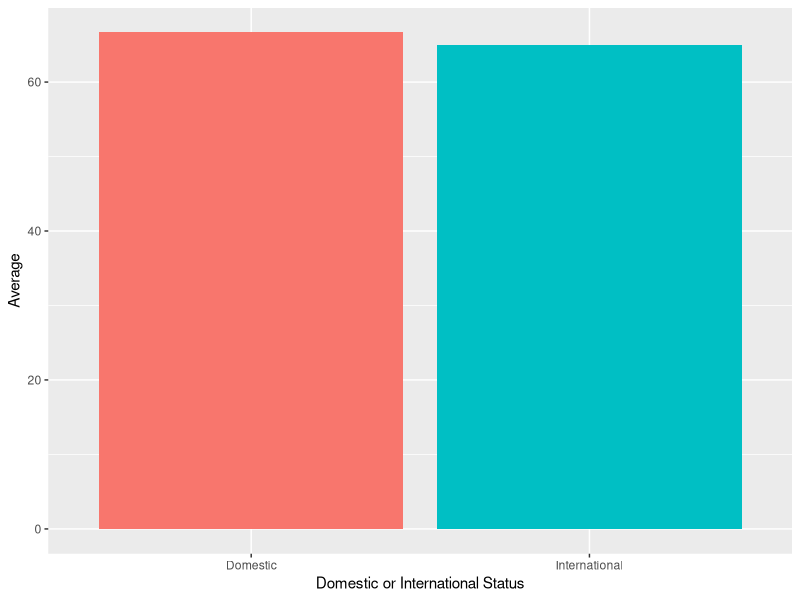
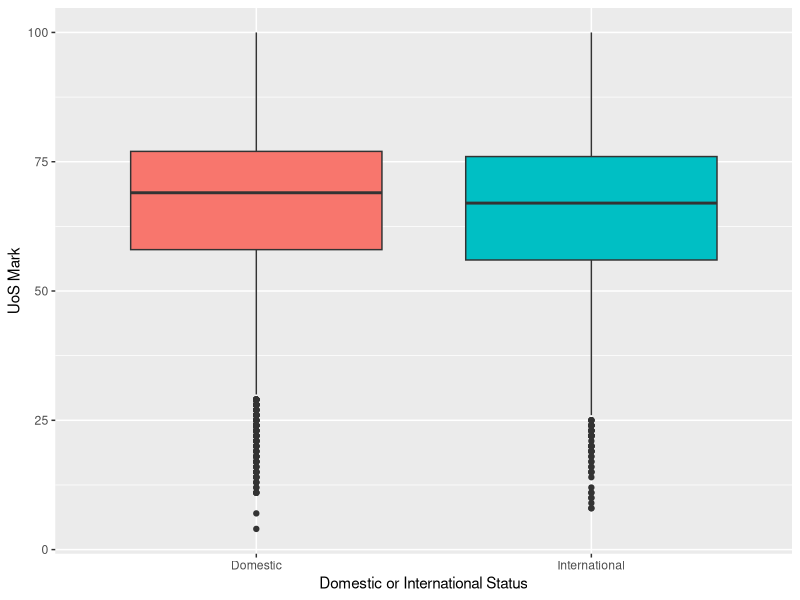
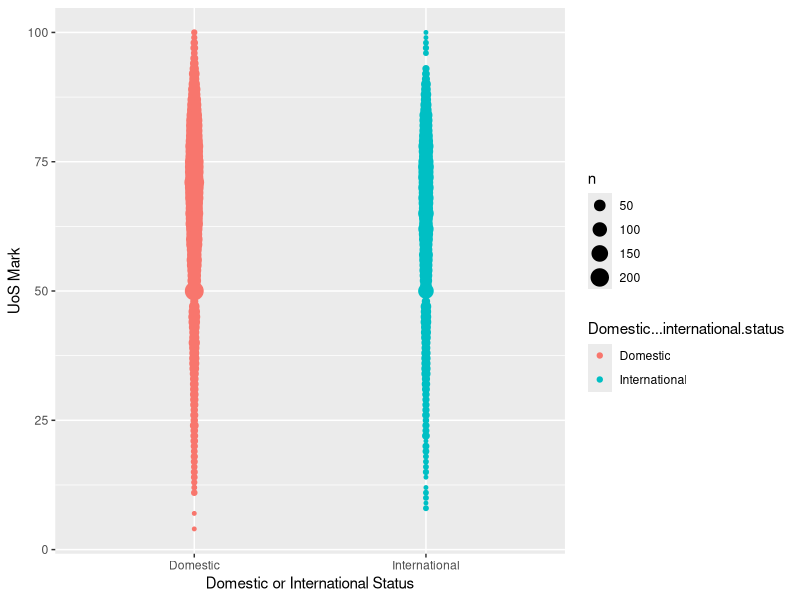
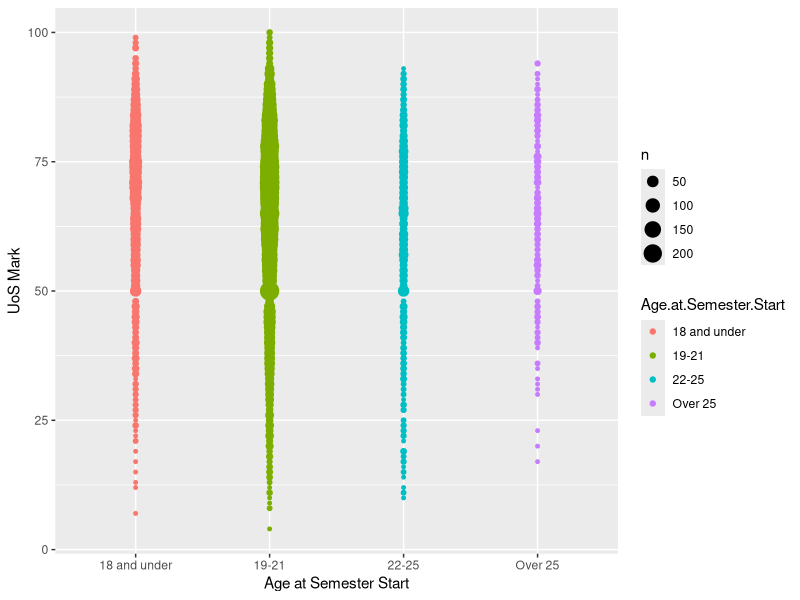
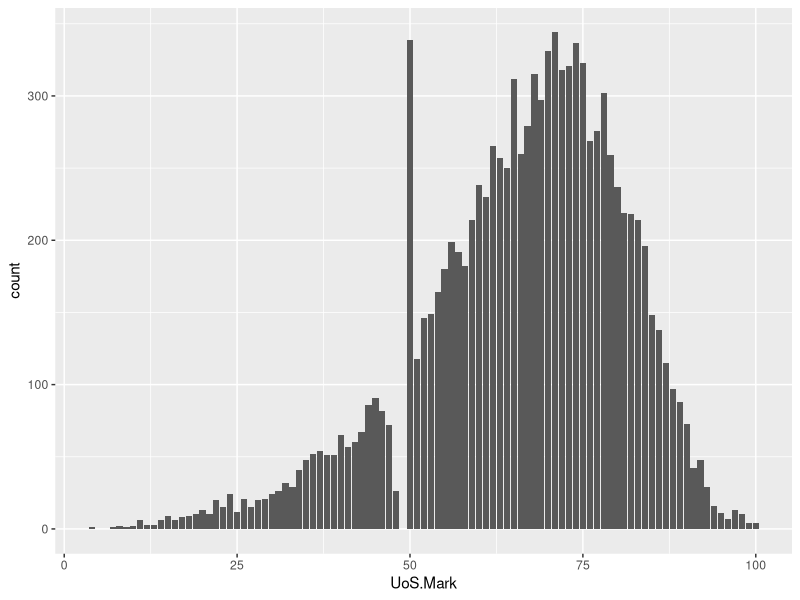
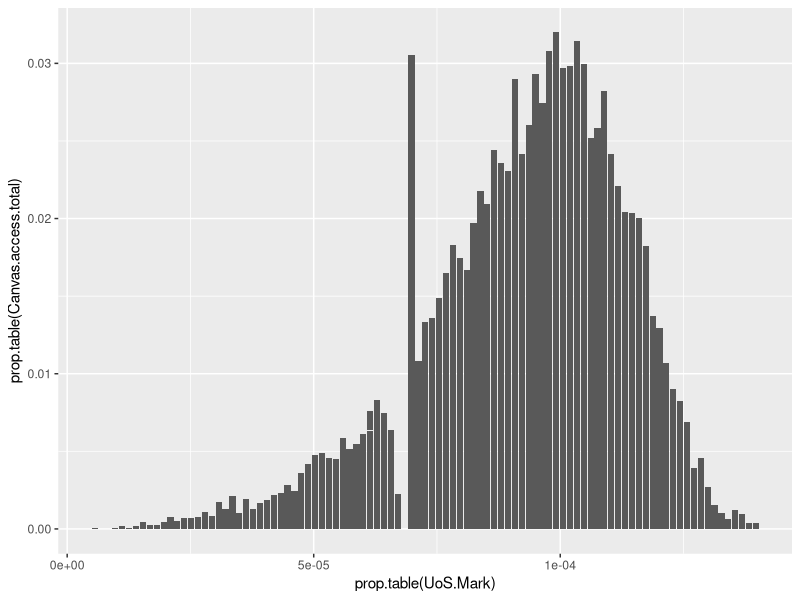
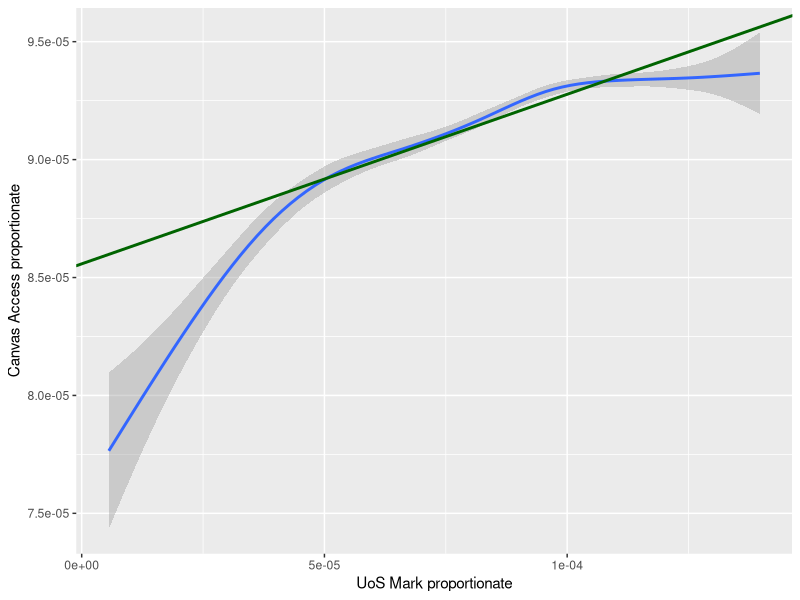

Write R code to recreate these figures, in order.
## ---- chunk 1
setwd("~/Desktop/MATH1115")
proj2 <- read.csv("DATA1001_2019_S2C_PROJECT3_DATA_v2.csv")

dim(proj2)
#There are 10,845 data entries (or students listed) and twenty-six variables.

str(proj2)
#To view the structure of our dataset.

head(proj2)
#To view the first few columns of large data sets.

colnames(proj2)
#To determine names of all the variables.
## ---- chunk 2
library(tidyverse)

#ggplot(data=proj2) + geom_bar(stat = 'count', aes(x = 'domestic...international.status'))

#ggplot(na.omit(proj2), aes(x = as.factor(Domestic...international.status), y = UoS.Mark)) + geom_col()

proj2 %>% group_by(Domestic...international.status) %>% summarise(Average = mean(UoS.Mark)) %>% ggplot(data = ., aes(x = Domestic...international.status, y = Average, fill = Domestic...international.status)) + xlab("Domestic or International Status") + geom_col(show.legend = F)

ggplot(data = proj2, aes(x = Domestic...international.status, y = UoS.Mark, fill=Domestic...international.status)) + xlab("Domestic or International Status") + ylab("UoS Mark") + geom_boxplot(show.legend = FALSE)

#domestic = subset(proj2,Domestic...international.status=='Domestic')

ggplot(data = proj2, aes(x = Domestic...international.status, y = UoS.Mark, color=Domestic...international.status)) + xlab("Domestic or International Status") + ylab("UoS Mark") + geom_count()

proj2 %>% group_by(Domestic...international.status) %>% summarise(Average = mean(UoS.Mark))

## ---- chunk 3

ggplot(data = proj2, aes(x = Age.at.Semester.Start, y = UoS.Mark, color=Age.at.Semester.Start)) + xlab("Age at Semester Start") + ylab("UoS Mark") + geom_count()

## ---- chunk 4
Canvas.access.total = proj2$Canvas.access.Week.1+proj2$Canvas.access.Week.2+proj2$Canvas.access.Week.3+proj2$Canvas.access.Week.4+proj2$Canvas.access.Week.5+proj2$Canvas.access.Week.6+proj2$Canvas.access.Week.7+proj2$Canvas.access.Week.8+proj2$Canvas.access.Week.9+proj2$Canvas.access.Week.10+proj2$Canvas.access.Week.11+proj2$Canvas.access.Week.12+proj2$Canvas.access.Week.13+proj2$Canvas.access.Mid.semester.break+proj2$Canvas.access.STUVAC

t.test(Canvas.access.total, proj2$UoS.Mark, var.equal = T)

ftable(proj2$UoS.Mark)

ggplot(data = proj2, aes(x = UoS.Mark)) + geom_bar()

#ggplot(data = proj2, aes(x = UoS.Mark, y = Canvas.access.total/prop.table(UoS.Mark))) + geom_col()

#proj2 %>% group_by(UoS.Mark) %>% summarise(Average = mean(Canvas.access.total)) %>% ggplot(data = ., aes(x = UoS.Mark, y = Average)) + geom_col()

ggplot(data = proj2, aes(x = prop.table(UoS.Mark), y = prop.table(Canvas.access.total))) + geom_col()

## ---- chunk 5

p = ggplot(data = proj2, aes(x = prop.table(UoS.Mark), y = prop.table(Canvas.access.total))) + geom_smooth() + xlab("UoS Mark proportionate") + ylab("Canvas Access proportionate")

L <- proj2 %>%
  lm(prop.table(Canvas.access.total) ~ prop.table(UoS.Mark), data = .) 

L

p <- p + geom_abline(aes(intercept = 8.558e-05, slope = 7.190e-02), color = "darkgreen", size = 1)

p
